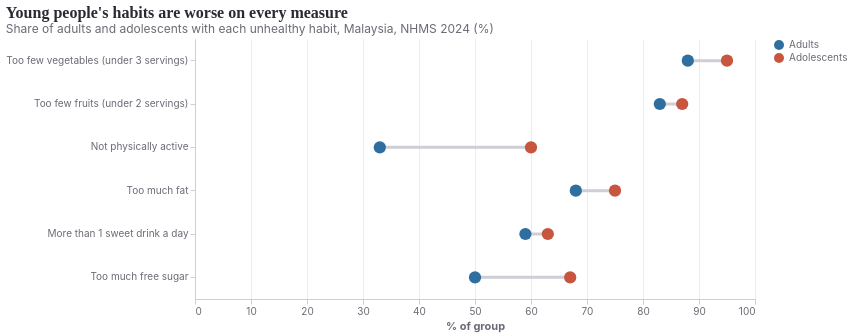

Write the Vega-Lite specification saved for this chart.
### Vega-Lite specification from a JSON file in a GitHub repository (floating-point values rounded to 4 significant figures)
{"$schema": "https://vega.github.io/schema/vega-lite/v5.json", "config": {"font": "Inter", "view": {"stroke": null}, "title": {"font": "Fraunces", "fontSize": 16, "anchor": "start", "color": "#2b2a33", "subtitleColor": "#6b6a75", "subtitleFont": "Inter", "subtitleFontSize": 12}, "axis": {"labelFont": "Inter", "titleFont": "Inter", "labelColor": "#6b6a75", "titleColor": "#6b6a75", "domainColor": "#cfcdd6", "tickColor": "#cfcdd6", "gridColor": "#ecebf0"}, "legend": {"labelFont": "Inter", "titleFont": "Inter", "labelColor": "#6b6a75", "titleColor": "#6b6a75"}, "header": {"labelFont": "Inter", "labelFontSize": 13, "labelColor": "#2b2a33", "titleFont": "Inter"}}, "title": {"text": "Young people's habits are worse on every measure", "subtitle": "Share of adults and adolescents with each unhealthy habit, Malaysia, NHMS 2024 (%)"}, "width": 560, "height": 260, "data": {"values": [{"habit": "Too few vegetables (under 3 servings)", "group": "Adults", "pct": 88}, {"habit": "Too few vegetables (under 3 servings)", "group": "Adolescents", "pct": 95}, {"habit": "Too few fruits (under 2 servings)", "group": "Adults", "pct": 83}, {"habit": "Too few fruits (under 2 servings)", "group": "Adolescents", "pct": 87}, {"habit": "Not physically active", "group": "Adults", "pct": 33}, {"habit": "Not physically active", "group": "Adolescents", "pct": 60}, {"habit": "Too much fat", "group": "Adults", "pct": 68}, {"habit": "Too much fat", "group": "Adolescents", "pct": 75}, {"habit": "More than 1 sweet drink a day", "group": "Adults", "pct": 59}, {"habit": "More than 1 sweet drink a day", "group": "Adolescents", "pct": 63}, {"habit": "Too much free sugar", "group": "Adults", "pct": 50}, {"habit": "Too much free sugar", "group": "Adolescents", "pct": 67}]}, "layer": [{"mark": {"type": "rule", "strokeWidth": 3, "color": "#cfcdd6"}, "encoding": {"y": {"field": "habit", "type": "nominal", "title": null, "sort": ["Too few vegetables (under 3 servings)", "Too few fruits (under 2 servings)", "Not physically active", "Too much fat", "More than 1 sweet drink a day", "Too much free sugar"], "axis": {"labelLimit": 300}}, "x": {"aggregate": "min", "field": "pct", "type": "quantitative"}, "x2": {"aggregate": "max", "field": "pct"}}}, {"mark": {"type": "circle", "size": 150, "opacity": 1}, "encoding": {"y": {"field": "habit", "type": "nominal", "sort": ["Too few vegetables (under 3 servings)", "Too few fruits (under 2 servings)", "Not physically active", "Too much fat", "More than 1 sweet drink a day", "Too much free sugar"]}, "x": {"field": "pct", "type": "quantitative", "title": "% of group", "scale": {"domain": [0, 100]}}, "color": {"field": "group", "type": "nominal", "scale": {"domain": ["Adults", "Adolescents"], "range": ["#2f6f9f", "#c8553d"]}, "legend": {"title": null}}, "tooltip": [{"field": "habit"}, {"field": "group"}, {"field": "pct", "title": "%"}]}}]}
